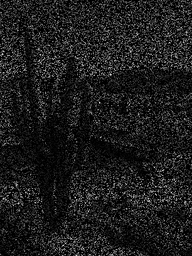
#> input picture data/A.png, 192 x 256 px, shrunk from 306 x 408 before the run; its folder holds only this picture in this run
$ python PR_optimize.py   (Python 2 division)   (older library calls are emulated)
#> lines starting #> are read from the running program, lines starting #| are printed output that depends on the picture
import numpy as np
from scipy.misc import imread, imresize, imsave
import scipy.stats as stats
import matplotlib.pyplot as plt
import h5py

normpdf = stats.norm.pdf
norm = np.linalg.norm
pinv = np.linalg.pinv
dot = np.dot
t = np.transpose
mulpdf = stats.multivariate_normal

# A:(408, 306)
# B:(372, 299, 3)
# C:(402, 266, 3)
# adjust based on 10
# https://docs.scipy.org/doc/scipy/reference/generated/scipy.stats.multivariate_normal.html#scipy.stats.multivariate_normal
# http://blog.csdn.net/pipisorry/article/details/49515215

def im2double(im): #transform the value of RBG to ratio(float)
    info = np.iinfo(im.dtype)
    return im.astype(np.double) / info.max

def imwrite(im, filename):
    img = np.copy(im)
    img = img.squeeze()
    if img.dtype==np.double:
        #img = np.array(img*255, dtype=np.uint8)
        img = img * np.iinfo(np.uint8).max
        img = img.astype(np.uint8)
    imsave(filename, img)


samples = {'A':0.8, 'B':0.4, 'C':0.6}
for testName, noiseRatio in samples.iteritems():

    corrImg = im2double(imread('data/'+testName+'.png'))

    if len(corrImg.shape) == 2:
        corrImg = corrImg[:, :, np.newaxis]
    rows, cols, channels = corrImg.shape
#> rows = 256; cols = 192; channels = 1

    noiseMask = np.array(corrImg!=0, dtype='double') # restore the moiseMask
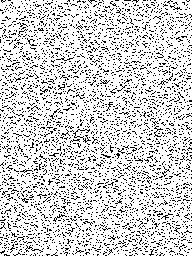
#> noiseMask: shape (256, 192, 1) float64; values 0 (black) and 1 (white), 82.3% white; black in thin lines or dots

    ## standardize the corrupted image
    minX = np.min(corrImg)
#> minX = 0
    maxX = np.max(corrImg)
#> maxX = 0.894
    corrImg = (corrImg - minX)/(maxX-minX) # adjust the value of element to the ratio of the orignal ratio based on max ratio

    ## ======================learn the coefficents in regression function======================
    # In this section, we use gaussian kernels as the basis functions. And we
    # do regression analysis each row at a time.
    rowside=5
    colside=5
    myrow=rowside*2+1
    mycol=colside*2+1

    funRowNum = 10
    funColNum = 10
    basisNum = funRowNum*funColNum+1 # number of basis functions

    sigma = [[0.01, 0],
             [0, 0.01]]  # standard deviation
    sigma = (basisNum-1) * [sigma]
    Phi_sigma = np.array(sigma)# set the standard deviation to the same value for brevity basisNum*2*2

    rowarray = np.linspace(1, myrow, funRowNum + 1) / myrow
    colarray = np.linspace(1, mycol, funColNum + 1) / mycol
    Phi_mu = np.zeros((funRowNum, funColNum, 2))

    for i in xrange(0, funRowNum):
        for j in xrange(0, funColNum):
            Phi_mu[i,j] = [rowarray[i], colarray[j]] # mean value of each basis function, divide 1 into baisiNum parts, each ele is the upper-value

    Phi_mu = Phi_mu.reshape((funRowNum*funColNum,2))
    resImg = np.copy(corrImg)
    print "Phi_mu: ",Phi_mu.shape
    print "Phi_sigma: ",Phi_sigma.shape

    ## use pixel index as the independent variable in the regression function
    x=np.zeros((myrow,mycol,2))
    for i in xrange(0,myrow):
        for j in xrange(0,mycol):
            x[i,j]=[(1.0*i)/(myrow-1),(1.0*j)/(mycol-1)] # divide 1 into clos-1 parts, and each element stand for the vlaue of segmentation
    x = x.reshape((myrow*mycol,2))
    print "x: ",x.shape

    myposition=np.array([(1.0*rowside)/(myrow-1),(1.0*colside)/(mycol-1)])

    mypdf=[]
    mypdf.append(None)
    for couf in xrange(1,basisNum):
        mypdf.append(mulpdf(Phi_mu[couf - 1], Phi_sigma[couf - 1]))


    for i in xrange(0,rows):
        for j in xrange(0,cols):
            for k in xrange(0,channels):
                if corrImg[(i,j,k)]!=0:
                    continue
                else:
                    feild=np.zeros((myrow,mycol))
                    # [4 lines of commented-out code are left out]
                    for cour in xrange(-rowside,rowside+1):
                        for couc in xrange(-colside,colside+1):
                            if( 0<=(i+cour)<rows and 0<=(j+couc)<cols):
                                feild[rowside+cour,colside+couc]=corrImg[i+cour,j+couc,k]

                    misMat = feild == 0
                    misNum = sum(sum(misMat))
                    ddMat = feild > 0
                    ddMat=ddMat.flatten()
                    ddNum = sum(ddMat)

                    ## compute the coefficients
                    phi = np.hstack((np.ones((ddNum, 1)), np.zeros((ddNum, basisNum - 1))))  # the dimension is the normal pixel * number of function
                    for couf in range(1, basisNum):  # 1-49
#> (the run stopped early here; a loop or call above may not have finished)
